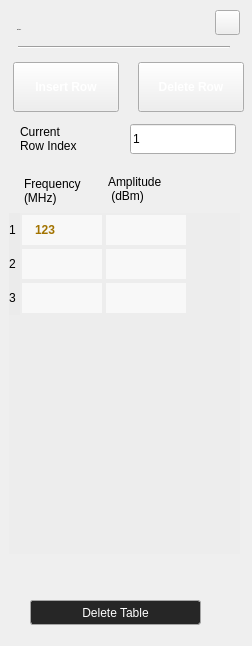
<?xml version="1.0" encoding="UTF-8"?>
<ui version="4.0">
 <class>RtSa_Dialog_FmtTable</class>
 <widget class="QWidget" name="RtSa_Dialog_FmtTable">
  <property name="geometry">
   <rect>
    <x>0</x>
    <y>0</y>
    <width>252</width>
    <height>646</height>
   </rect>
  </property>
  <property name="windowTitle">
   <string>Form</string>
  </property>
  <property name="styleSheet">
   <string notr="true">#RtSa_Dialog_FmtTable[status = &quot;indoor&quot;]
#widget
{
background-color:rgba(211,211,211,1);
}
#RtSa_Dialog_FmtTable[status = &quot;indoor&quot;]
#widget&gt;QLabel
{
font: 75 13px &quot;Arial&quot;;
}
#RtSa_Dialog_FmtTable[status = &quot;indoor&quot;]
#lblTitle
{
	font: 75 20px &quot;Arial&quot;;
	color:rgba(46,46,46,1);
	line-height:23px;
	font-weight:bold;
}
#RtSa_Dialog_FmtTable[status = &quot;indoor&quot;]
#pb_cancel
{
border-style:flat;
background-color:rgba(0,0,0,0);
background-image: url(:/rtsa/image/btn_close_normal.png);
}
#RtSa_Dialog_FmtTable[status = &quot;indoor&quot;]
#pb_cancel:pressed
{
background-image: url(:/rtsa/image/btn_close_click.png);
}
#RtSa_Dialog_FmtTable[status = &quot;indoor&quot;]
#line
{
	background-color:rgba(46,46,46,1);
}
#RtSa_Dialog_FmtTable[status = &quot;indoor&quot;]
QPushButton
{
	background-color:black;
	color:rgb(130, 130, 130);
	border-style:flat;
	font: 75 10pt &quot;Arial&quot;;
	font-weight:bold;
}

#RtSa_Dialog_FmtTable[status = &quot;outdoor&quot;]
#widget
{
	background-color:rgba(211,211,211,1);
}
#RtSa_Dialog_FmtTable[status = &quot;outdoor&quot;]
#widget&gt;QLabel
{
font: 75 13px &quot;Arial&quot;;
}
#RtSa_Dialog_FmtTable[status = &quot;outdoor&quot;]
#lblTitle
{
	font: 75 20px &quot;Arial&quot;;
	color:rgba(46,46,46,1);
	line-height:23px;
	font-weight:bold;
}
#RtSa_Dialog_FmtTable[status = &quot;outdoor&quot;]
#pb_cancel
{
border-style:flat;
background-color:rgba(0,0,0,0);
background-image: url(:/rtsa/image/btn_close_normal.png);
}
#RtSa_Dialog_FmtTable[status = &quot;outdoor&quot;]
#pb_cancel:pressed
{
background-image: url(:/rtsa/image/btn_close_click.png);
}
#RtSa_Dialog_FmtTable[status = &quot;outdoor&quot;]
#line
{
	background-color:rgba(46,46,46,1);
}
#RtSa_Dialog_FmtTable[status = &quot;outdoor&quot;]
QPushButton
{
	background-color:black;
	color:rgb(130, 130, 130);
	border-style:flat;
	font: 75 10pt &quot;Arial&quot;;
	font-weight:bold;
}
/***************night******************/
#RtSa_Dialog_FmtTable[status = &quot;night&quot;]
#widget
{
background-color:rgba(208,182,139,0.9);
}
#RtSa_Dialog_FmtTable[status = &quot;night&quot;]
#lblTitle
{
	font: 75 20px &quot;Arial&quot;;
	color:rgba(46,46,46,1);
	line-height:23px;
	font-weight:bold;
}
#RtSa_Dialog_FmtTable[status = &quot;night&quot;]
#pb_cancel
{
border-style:flat;
background-color:rgba(0,0,0,0);
border-image: url(:/rtsa/image/night/btn_close_normal.png);
}
#RtSa_Dialog_FmtTable[status = &quot;night&quot;]
#pb_cancel:pressed
{
border-image: url(:/rtsa/image/night/btn_close_click.png);
}
#RtSa_Dialog_FmtTable[status = &quot;night&quot;]
#line
{
	background-color:rgba(46,46,46,1);
}
/*#RtSa_Dialog_LImitTable[status = &quot;night&quot;]
QPushButton
{
	background-color:black;
	color:rgb(130, 130, 130);
	border-style:flat;
	font: 75 10pt &quot;Arial&quot;;
	font-weight:bold;
}*/
#RtSa_Dialog_FmtTable[status = &quot;night&quot;]
#widget&gt;QLabel
{
font: 75 13px &quot;Arial&quot;;
}
#RtSa_Dialog_FmtTable[status = &quot;night&quot;]
RtSa_LineEdit
{
	background-color:rgba(255,255,255,0.6);
	color:rgba(162, 115, 0,1);
	padding:8px 8px 7px 10px ;
	font: 75 13px &quot;Arial&quot;;
	font-weight:bold;
}
#RtSa_Dialog_FmtTable[status = &quot;night&quot;]
RtSa_LineEdit:focus
{
  outline: none;
  border:2px solid rgba(162,115,0,1);
}</string>
  </property>
  <property name="status" stdset="0">
   <string>night</string>
  </property>
  <widget class="QWidget" name="widget" native="true">
   <property name="geometry">
    <rect>
     <x>0</x>
     <y>0</y>
     <width>252</width>
     <height>646</height>
    </rect>
   </property>
   <widget class="QLabel" name="lblTitle">
    <property name="geometry">
     <rect>
      <x>17</x>
      <y>19</y>
      <width>161</width>
      <height>22</height>
     </rect>
    </property>
    <property name="font">
     <font>
      <family>Arial</family>
      <pointsize>-1</pointsize>
      <weight>75</weight>
      <italic>false</italic>
      <bold>true</bold>
     </font>
    </property>
    <property name="styleSheet">
     <string notr="true">#lblTitle
{
	font: 75 20px &quot;Arial&quot;;
	color:rgba(46,46,46,1);
	line-height:23px;
	font-weight:bold;
}</string>
    </property>
    <property name="text">
     <string>Edit FMT</string>
    </property>
   </widget>
   <widget class="Line" name="line">
    <property name="geometry">
     <rect>
      <x>18</x>
      <y>46</y>
      <width>212</width>
      <height>2</height>
     </rect>
    </property>
    <property name="orientation">
     <enum>Qt::Horizontal</enum>
    </property>
   </widget>
   <widget class="QPushButton" name="pb_cancel">
    <property name="geometry">
     <rect>
      <x>215</x>
      <y>10</y>
      <width>25</width>
      <height>25</height>
     </rect>
    </property>
    <property name="styleSheet">
     <string notr="true"/>
    </property>
    <property name="text">
     <string/>
    </property>
   </widget>
   <widget class="QPushButton" name="pb_InsertRow">
    <property name="geometry">
     <rect>
      <x>13</x>
      <y>62</y>
      <width>106</width>
      <height>50</height>
     </rect>
    </property>
    <property name="styleSheet">
     <string notr="true">QPushButton
{
	font: 75 13px &quot;Arial&quot;;
	font-weight:bold;
	color:rgba(255, 255, 255, 1);
	text-align:center;
	background-image: url(:/rtsa/image/btn_w106_nor.png);
}

QPushButton:pressed
{
	
	background-image: url(:/rtsa/image/btn_w106_click.png);
}</string>
    </property>
    <property name="text">
     <string>Insert Row</string>
    </property>
   </widget>
   <widget class="QPushButton" name="pb_DeleteRow">
    <property name="geometry">
     <rect>
      <x>138</x>
      <y>62</y>
      <width>106</width>
      <height>50</height>
     </rect>
    </property>
    <property name="styleSheet">
     <string notr="true">QPushButton
{
	font: 75 13px &quot;Arial&quot;;
	font-weight:bold;
	color:rgba(255, 255, 255, 1);
	text-align:center;
	background-image: url(:/rtsa/image/btn_w106_nor.png);
}

QPushButton:pressed
{
	
	background-image: url(:/rtsa/image/btn_w106_click.png);
}</string>
    </property>
    <property name="text">
     <string>Delete Row</string>
    </property>
   </widget>
   <widget class="QPushButton" name="pb_DeleteLimit">
    <property name="geometry">
     <rect>
      <x>30</x>
      <y>600</y>
      <width>171</width>
      <height>25</height>
     </rect>
    </property>
    <property name="styleSheet">
     <string notr="true">QPushButton
{
	color:white;
	background:rgba(38,38,38,1);
	box-shadow:0px 2px 0px 0px rgba(255,255,255,0.5),0px -2px 0px 0px 	rgba(0,0,0,0.5),-1px 0px 0px 0px rgba(0,0,0,1);
	border-radius:3px;
	border:1px solid rgba(165,165,165,1);
}

QPushButton:pressed
{
	color:white;
	background:rgba(223,172,38,1);
	box-shadow:0px 2px 0px 0px rgba(255,255,255,0.5),0px -2px 0px 0px rgba(0,0,0,0.5),-1px 0px 0px 0px rgba(0,0,0,1);
	border-radius:3px;
	border:1px solid rgba(165,165,165,1);
}</string>
    </property>
    <property name="text">
     <string>Delete Table</string>
    </property>
   </widget>
   <widget class="RtSa_TableWidget" name="tableWidget">
    <property name="geometry">
     <rect>
      <x>9</x>
      <y>213</y>
      <width>231</width>
      <height>341</height>
     </rect>
    </property>
    <property name="styleSheet">
     <string notr="true">
QTableWidget QHeaderView { 
	font:75 13px  &quot;Arial&quot;;
    text-align:left;
	border-style:flat;
	background-color:rgba(255,0,0,0);
}	
QTableWidget QHeaderView::section::item { 
	text-align:left;
	border-style:flat;
	background-color:rgba(211,211,211,0.1);
}	
QTableWidget
{
	font: 75 13px &quot;Arial&quot;;
	font-weight:bold;		
	background-color:rgba(211,211,211,0.1);
	border-style:flat;
	outline:0px;
}

QTableWidget::item
{
	border-style:flat;
	color:rgba(162, 115, 0, 1);
	padding-left:10px;
	margin:2px 2px 2px 2px;
	background-color:rgba(255,255,255,0.6);
}

QScrollBar:vertical {
	background-color:rgba(145, 145, 145, 1);
	width:14px;
	border-radius:6px; 
}
QScrollBar::handle:vertical {
	border:2px solid rgba(145, 145, 145, 1);
	background-color:rgba(235, 235, 235, 1);
	width:8px;
	border-radius:6px; 
}
QScrollBar::add-line:vertical {
	height:0px;
	subcontrol-position:bottom;
	subcontrol-origin:margin;
}
QScrollBar::sub-line:vertical {
	height:0px;
	subcontrol-position:top;
	subcontrol-origin:margin;
}



</string>
    </property>
    <property name="showGrid">
     <bool>false</bool>
    </property>
    <property name="rowCount">
     <number>3</number>
    </property>
    <property name="columnCount">
     <number>2</number>
    </property>
    <attribute name="horizontalHeaderVisible">
     <bool>false</bool>
    </attribute>
    <attribute name="horizontalHeaderDefaultSectionSize">
     <number>84</number>
    </attribute>
    <attribute name="horizontalHeaderStretchLastSection">
     <bool>false</bool>
    </attribute>
    <attribute name="verticalHeaderDefaultSectionSize">
     <number>34</number>
    </attribute>
    <row/>
    <row/>
    <row/>
    <column/>
    <column/>
    <item row="0" column="0">
     <property name="text">
      <string>123</string>
     </property>
    </item>
   </widget>
   <widget class="QLabel" name="label">
    <property name="geometry">
     <rect>
      <x>24</x>
      <y>170</y>
      <width>81</width>
      <height>41</height>
     </rect>
    </property>
    <property name="text">
     <string>Frequency
(MHz)</string>
    </property>
   </widget>
   <widget class="QLabel" name="label_2">
    <property name="geometry">
     <rect>
      <x>108</x>
      <y>168</y>
      <width>101</width>
      <height>41</height>
     </rect>
    </property>
    <property name="text">
     <string>Amplitude
 (dBm)</string>
    </property>
   </widget>
   <widget class="RtSa_LineEdit" name="LED_CurPtIndex">
    <property name="geometry">
     <rect>
      <x>130</x>
      <y>124</y>
      <width>106</width>
      <height>30</height>
     </rect>
    </property>
    <property name="focusPolicy">
     <enum>Qt::StrongFocus</enum>
    </property>
    <property name="styleSheet">
     <string notr="true">RtSa_LineEdit
{
	background-color:rgba(255,255,255,0.6);
	color:rgba(162, 115, 0,1);
	padding:8px 8px 7px 10px ;
	font: 75 13px &quot;Arial&quot;;
	font-weight:bold;
}
RtSa_LineEdit:focus
{
  outline: none;
  border:2px solid rgba(162,115,0,1);
}
</string>
    </property>
    <property name="text">
     <string>1</string>
    </property>
    <property name="readOnly">
     <bool>true</bool>
    </property>
   </widget>
   <widget class="QLabel" name="label_4">
    <property name="geometry">
     <rect>
      <x>20</x>
      <y>124</y>
      <width>81</width>
      <height>30</height>
     </rect>
    </property>
    <property name="text">
     <string>Current
Row Index</string>
    </property>
   </widget>
  </widget>
 </widget>
 <customwidgets>
  <customwidget>
   <class>RtSa_LineEdit</class>
   <extends>QLineEdit</extends>
   <header location="global">rtsa_lineedit.h</header>
   <slots>
    <signal>clicked()</signal>
   </slots>
  </customwidget>
  <customwidget>
   <class>RtSa_TableWidget</class>
   <extends>QTableWidget</extends>
   <header>rtsa_tablewidget.h</header>
  </customwidget>
 </customwidgets>
 <resources/>
 <connections/>
</ui>
